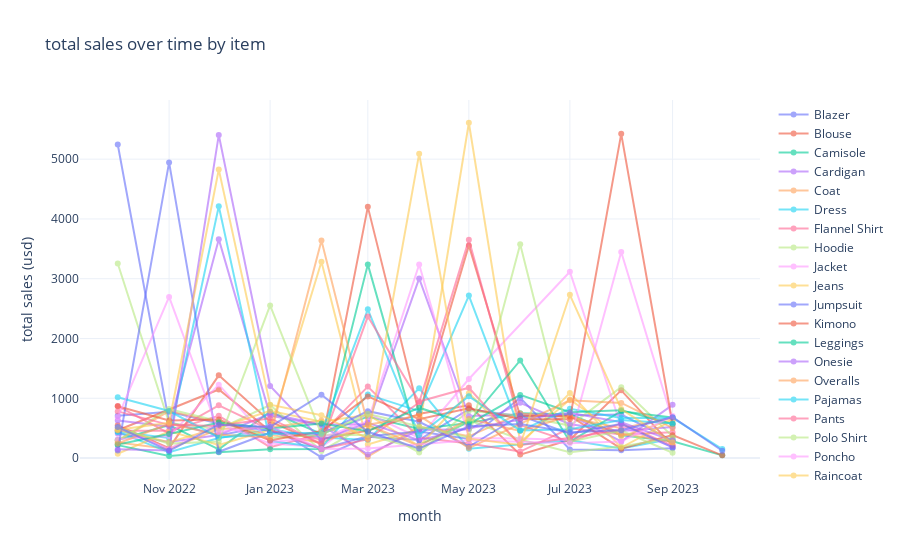

Notebook code for this chart:
### Markdown cell above
### Time Series for All Items

### Code cell
# convert date to monthly period and group sales data by item and month
df['month'] = pd.to_datetime(df['date']).dt.to_period("M")
ts_sales = df.groupby(['item', 'month']).agg(
    Total_Sales=('amount_usd', 'sum')
).reset_index()

# convert period back to timestamp for plotting
ts_sales['month'] = ts_sales['month'].dt.to_timestamp()

# initialize plotly figure
fig = go.Figure()

# add a line for each item
for item in ts_sales['item'].unique():
    item_data = ts_sales[ts_sales['item'] == item]
    fig.add_trace(go.Scatter(
        x=item_data['month'],
        y=item_data['Total_Sales'],
        mode='lines+markers',
        name=item,
        hoverinfo='text',
        text=[f"item: {item}<br>sales: ${val}" for val in item_data['Total_Sales']],
        line=dict(width=2),
        opacity=0.6
    ))

# update layout and formatting
fig.update_layout(
    title="total sales over time by item",
    xaxis_title="month",
    yaxis_title="total sales (usd)",
    hovermode='x unified',
    template='plotly_white',
    height=500
)

# show the interactive plot
fig.show()

### Figure 1 — Plotly figure (JSON) as saved in the notebook; plotly's stock layout.template omitted (floating-point values rounded to 4 significant figures)
{"data": [{"hoverinfo": "text", "line": {"width": 2}, "mode": "lines+markers", "name": "Blazer", "opacity": 0.6, "text": ["item: Blazer<br>sales: $5246.0", "item: Blazer<br>sales: $599.0", "item: Blazer<br>sales: $378.0", "item: Blazer<br>sales: $549.0", "item: Blazer<br>sales: $14.0", "item: Blazer<br>sales: $358.0", "item: Blazer<br>sales: $304.0", "item: Blazer<br>sales: $817.0", "item: Blazer<br>sales: $701.0", "item: Blazer<br>sales: $727.0", "item: Blazer<br>sales: $292.0"], "type": "scatter", "x": ["2022-10-01T00:00:00", "2022-11-01T00:00:00", "2022-12-01T00:00:00", "2023-01-01T00:00:00", "2023-02-01T00:00:00", "2023-03-01T00:00:00", "2023-04-01T00:00:00", "2023-05-01T00:00:00", "2023-06-01T00:00:00", "2023-08-01T00:00:00", "2023-09-01T00:00:00"], "y": [5246, 599, 378, 549, 14, 358, 304, 817, 701, 727, 292]}, {"hoverinfo": "text", "line": {"width": 2}, "mode": "lines+markers", "name": "Blouse", "opacity": 0.6, "text": ["item: Blouse<br>sales: $548.0", "item: Blouse<br>sales: $166.0", "item: Blouse<br>sales: $1384.0", "item: Blouse<br>sales: $614.0", "item: Blouse<br>sales: $229.0", "item: Blouse<br>sales: $4202.0", "item: Blouse<br>sales: $740.0", "item: Blouse<br>sales: $884.0", "item: Blouse<br>sales: $58.0", "item: Blouse<br>sales: $306.0", "item: Blouse<br>sales: $1133.0", "item: Blouse<br>sales: $208.0"], "type": "scatter", "x": ["2022-10-01T00:00:00", "2022-11-01T00:00:00", "2022-12-01T00:00:00", "2023-01-01T00:00:00", "2023-02-01T00:00:00", "2023-03-01T00:00:00", "2023-04-01T00:00:00", "2023-05-01T00:00:00", "2023-06-01T00:00:00", "2023-07-01T00:00:00", "2023-08-01T00:00:00", "2023-09-01T00:00:00"], "y": [548, 166, 1384, 614, 229, 4202, 740, 884, 58, 306, 1133, 208]}, {"hoverinfo": "text", "line": {"width": 2}, "mode": "lines+markers", "name": "Camisole", "opacity": 0.6, "text": ["item: Camisole<br>sales: $302.0", "item: Camisole<br>sales: $553.0", "item: Camisole<br>sales: $145.0", "item: Camisole<br>sales: $775.0", "item: Camisole<br>sales: $403.0", "item: Camisole<br>sales: $695.0", "item: Camisole<br>sales: $485.0", "item: Camisole<br>sales: $585.0", "item: Camisole<br>sales: $749.0", "item: Camisole<br>sales: $735.0", "item: Camisole<br>sales: $380.0", "item: Camisole<br>sales: $283.0", "item: Camisole<br>sales: $46.0"], "type": "scatter", "x": ["2022-10-01T00:00:00", "2022-11-01T00:00:00", "2022-12-01T00:00:00", "2023-01-01T00:00:00", "2023-02-01T00:00:00", "2023-03-01T00:00:00", "2023-04-01T00:00:00", "2023-05-01T00:00:00", "2023-06-01T00:00:00", "2023-07-01T00:00:00", "2023-08-01T00:00:00", "2023-09-01T00:00:00", "2023-10-01T00:00:00"], "y": [302, 553, 145, 775, 403, 695, 485, 585, 749, 735, 380, 283, 46]}, {"hoverinfo": "text", "line": {"width": 2}, "mode": "lines+markers", "name": "Cardigan", "opacity": 0.6, "text": ["item: Cardigan<br>sales: $413.0", "item: Cardigan<br>sales: $270.0", "item: Cardigan<br>sales: $387.0", "item: Cardigan<br>sales: $741.0", "item: Cardigan<br>sales: $562.0", "item: Cardigan<br>sales: $566.0", "item: Cardigan<br>sales: $3005.0", "item: Cardigan<br>sales: $704.0", "item: Cardigan<br>sales: $731.0", "item: Cardigan<br>sales: $722.0", "item: Cardigan<br>sales: $278.0", "item: Cardigan<br>sales: $891.0"], "type": "scatter", "x": ["2022-10-01T00:00:00", "2022-11-01T00:00:00", "2022-12-01T00:00:00", "2023-01-01T00:00:00", "2023-02-01T00:00:00", "2023-03-01T00:00:00", "2023-04-01T00:00:00", "2023-05-01T00:00:00", "2023-06-01T00:00:00", "2023-07-01T00:00:00", "2023-08-01T00:00:00", "2023-09-01T00:00:00"], "y": [413, 270, 387, 741, 562, 566, 3005, 704, 731, 722, 278, 891]}, {"hoverinfo": "text", "line": {"width": 2}, "mode": "lines+markers", "name": "Coat", "opacity": 0.6, "text": ["item: Coat<br>sales: $262.0", "item: Coat<br>sales: $154.0", "item: Coat<br>sales: $486.0", "item: Coat<br>sales: $515.0", "item: Coat<br>sales: $627.0", "item: Coat<br>sales: $24.0", "item: Coat<br>sales: $528.0", "item: Coat<br>sales: $364.0", "item: Coat<br>sales: $744.0", "item: Coat<br>sales: $678.0", "item: Coat<br>sales: $501.0", "item: Coat<br>sales: $671.0"], "type": "scatter", "x": ["2022-10-01T00:00:00", "2022-11-01T00:00:00", "2022-12-01T00:00:00", "2023-01-01T00:00:00", "2023-02-01T00:00:00", "2023-03-01T00:00:00", "2023-04-01T00:00:00", "2023-05-01T00:00:00", "2023-06-01T00:00:00", "2023-07-01T00:00:00", "2023-08-01T00:00:00", "2023-09-01T00:00:00"], "y": [262, 154, 486, 515, 627, 24, 528, 364, 744, 678, 501, 671]}, {"hoverinfo": "text", "line": {"width": 2}, "mode": "lines+markers", "name": "Dress", "opacity": 0.6, "text": ["item: Dress<br>sales: $438.0", "item: Dress<br>sales: $98.0", "item: Dress<br>sales: $335.0", "item: Dress<br>sales: $484.0", "item: Dress<br>sales: $346.0", "item: Dress<br>sales: $301.0", "item: Dress<br>sales: $1167.0", "item: Dress<br>sales: $156.0", "item: Dress<br>sales: $298.0", "item: Dress<br>sales: $159.0", "item: Dress<br>sales: $325.0"], "type": "scatter", "x": ["2022-10-01T00:00:00", "2022-11-01T00:00:00", "2022-12-01T00:00:00", "2023-01-01T00:00:00", "2023-02-01T00:00:00", "2023-03-01T00:00:00", "2023-04-01T00:00:00", "2023-05-01T00:00:00", "2023-07-01T00:00:00", "2023-08-01T00:00:00", "2023-09-01T00:00:00"], "y": [438, 98, 335, 484, 346, 301, 1167, 156, 298, 159, 325]}, {"hoverinfo": "text", "line": {"width": 2}, "mode": "lines+markers", "name": "Flannel Shirt", "opacity": 0.6, "text": ["item: Flannel Shirt<br>sales: $457.0", "item: Flannel Shirt<br>sales: $458.0", "item: Flannel Shirt<br>sales: $707.0", "item: Flannel Shirt<br>sales: $183.0", "item: Flannel Shirt<br>sales: $405.0", "item: Flannel Shirt<br>sales: $1196.0", "item: Flannel Shirt<br>sales: $343.0", "item: Flannel Shirt<br>sales: $244.0", "item: Flannel Shirt<br>sales: $109.0", "item: Flannel Shirt<br>sales: $497.0", "item: Flannel Shirt<br>sales: $394.0", "item: Flannel Shirt<br>sales: $433.0"], "type": "scatter", "x": ["2022-10-01T00:00:00", "2022-11-01T00:00:00", "2022-12-01T00:00:00", "2023-01-01T00:00:00", "2023-02-01T00:00:00", "2023-03-01T00:00:00", "2023-04-01T00:00:00", "2023-05-01T00:00:00", "2023-06-01T00:00:00", "2023-07-01T00:00:00", "2023-08-01T00:00:00", "2023-09-01T00:00:00"], "y": [457, 458, 707, 183, 405, 1196, 343, 244, 109, 497, 394, 433]}, {"hoverinfo": "text", "line": {"width": 2}, "mode": "lines+markers", "name": "Hoodie", "opacity": 0.6, "text": ["item: Hoodie<br>sales: $3255.0", "item: Hoodie<br>sales: $588.0", "item: Hoodie<br>sales: $482.0", "item: Hoodie<br>sales: $887.0", "item: Hoodie<br>sales: $119.0", "item: Hoodie<br>sales: $562.0", "item: Hoodie<br>sales: $94.0", "item: Hoodie<br>sales: $791.0", "item: Hoodie<br>sales: $708.0", "item: Hoodie<br>sales: $544.0", "item: Hoodie<br>sales: $1186.0", "item: Hoodie<br>sales: $363.0"], "type": "scatter", "x": ["2022-10-01T00:00:00", "2022-11-01T00:00:00", "2022-12-01T00:00:00", "2023-01-01T00:00:00", "2023-02-01T00:00:00", "2023-03-01T00:00:00", "2023-04-01T00:00:00", "2023-05-01T00:00:00", "2023-06-01T00:00:00", "2023-07-01T00:00:00", "2023-08-01T00:00:00", "2023-09-01T00:00:00"], "y": [3255, 588, 482, 887, 119, 562, 94, 791, 708, 544, 1186, 363]}, {"hoverinfo": "text", "line": {"width": 2}, "mode": "lines+markers", "name": "Jacket", "opacity": 0.6, "text": ["item: Jacket<br>sales: $499.0", "item: Jacket<br>sales: $152.0", "item: Jacket<br>sales: $583.0", "item: Jacket<br>sales: $243.0", "item: Jacket<br>sales: $185.0", "item: Jacket<br>sales: $747.0", "item: Jacket<br>sales: $336.0", "item: Jacket<br>sales: $1323.0", "item: Jacket<br>sales: $3117.0", "item: Jacket<br>sales: $528.0", "item: Jacket<br>sales: $186.0"], "type": "scatter", "x": ["2022-10-01T00:00:00", "2022-11-01T00:00:00", "2022-12-01T00:00:00", "2023-01-01T00:00:00", "2023-02-01T00:00:00", "2023-03-01T00:00:00", "2023-04-01T00:00:00", "2023-05-01T00:00:00", "2023-07-01T00:00:00", "2023-08-01T00:00:00", "2023-09-01T00:00:00"], "y": [499, 152, 583, 243, 185, 747, 336, 1323, 3117, 528, 186]}, {"hoverinfo": "text", "line": {"width": 2}, "mode": "lines+markers", "name": "Jeans", "opacity": 0.6, "text": ["item: Jeans<br>sales: $72.0", "item: Jeans<br>sales: $449.0", "item: Jeans<br>sales: $218.0", "item: Jeans<br>sales: $476.0", "item: Jeans<br>sales: $3283.0", "item: Jeans<br>sales: $226.0", "item: Jeans<br>sales: $482.0", "item: Jeans<br>sales: $5609.0", "item: Jeans<br>sales: $265.0", "item: Jeans<br>sales: $981.0", "item: Jeans<br>sales: $363.0", "item: Jeans<br>sales: $644.0"], "type": "scatter", "x": ["2022-10-01T00:00:00", "2022-11-01T00:00:00", "2022-12-01T00:00:00", "2023-01-01T00:00:00", "2023-02-01T00:00:00", "2023-03-01T00:00:00", "2023-04-01T00:00:00", "2023-05-01T00:00:00", "2023-06-01T00:00:00", "2023-07-01T00:00:00", "2023-08-01T00:00:00", "2023-09-01T00:00:00"], "y": [72, 449, 218, 476, 3283, 226, 482, 5609, 265, 981, 363, 644]}, {"hoverinfo": "text", "line": {"width": 2}, "mode": "lines+markers", "name": "Jumpsuit", "opacity": 0.6, "text": ["item: Jumpsuit<br>sales: $709.0", "item: Jumpsuit<br>sales: $776.0", "item: Jumpsuit<br>sales: $578.0", "item: Jumpsuit<br>sales: $455.0", "item: Jumpsuit<br>sales: $154.0", "item: Jumpsuit<br>sales: $367.0", "item: Jumpsuit<br>sales: $443.0", "item: Jumpsuit<br>sales: $320.0", "item: Jumpsuit<br>sales: $1009.0", "item: Jumpsuit<br>sales: $144.0", "item: Jumpsuit<br>sales: $133.0", "item: Jumpsuit<br>sales: $166.0"], "type": "scatter", "x": ["2022-10-01T00:00:00", "2022-11-01T00:00:00", "2022-12-01T00:00:00", "2023-01-01T00:00:00", "2023-02-01T00:00:00", "2023-03-01T00:00:00", "2023-04-01T00:00:00", "2023-05-01T00:00:00", "2023-06-01T00:00:00", "2023-07-01T00:00:00", "2023-08-01T00:00:00", "2023-09-01T00:00:00"], "y": [709, 776, 578, 455, 154, 367, 443, 320, 1009, 144, 133, 166]}, {"hoverinfo": "text", "line": {"width": 2}, "mode": "lines+markers", "name": "Kimono", "opacity": 0.6, "text": ["item: Kimono<br>sales: $465.0", "item: Kimono<br>sales: $1147.0", "item: Kimono<br>sales: $453.0", "item: Kimono<br>sales: $316.0", "item: Kimono<br>sales: $460.0", "item: Kimono<br>sales: $736.0", "item: Kimono<br>sales: $3557.0", "item: Kimono<br>sales: $703.0", "item: Kimono<br>sales: $705.0", "item: Kimono<br>sales: $158.0", "item: Kimono<br>sales: $384.0", "item: Kimono<br>sales: $46.0"], "type": "scatter", "x": ["2022-10-01T00:00:00", "2022-12-01T00:00:00", "2023-01-01T00:00:00", "2023-02-01T00:00:00", "2023-03-01T00:00:00", "2023-04-01T00:00:00", "2023-05-01T00:00:00", "2023-06-01T00:00:00", "2023-07-01T00:00:00", "2023-08-01T00:00:00", "2023-09-01T00:00:00", "2023-10-01T00:00:00"], "y": [465, 1147, 453, 316, 460, 736, 3557, 703, 705, 158, 384, 46]}, {"hoverinfo": "text", "line": {"width": 2}, "mode": "lines+markers", "name": "Leggings", "opacity": 0.6, "text": ["item: Leggings<br>sales: $217.0", "item: Leggings<br>sales: $34.0", "item: Leggings<br>sales: $99.0", "item: Leggings<br>sales: $147.0", "item: Leggings<br>sales: $153.0", "item: Leggings<br>sales: $3240.0", "item: Leggings<br>sales: $221.0", "item: Leggings<br>sales: $603.0", "item: Leggings<br>sales: $1633.0", "item: Leggings<br>sales: $275.0", "item: Leggings<br>sales: $785.0", "item: Leggings<br>sales: $680.0"], "type": "scatter", "x": ["2022-10-01T00:00:00", "2022-11-01T00:00:00", "2022-12-01T00:00:00", "2023-01-01T00:00:00", "2023-02-01T00:00:00", "2023-03-01T00:00:00", "2023-04-01T00:00:00", "2023-05-01T00:00:00", "2023-06-01T00:00:00", "2023-07-01T00:00:00", "2023-08-01T00:00:00", "2023-09-01T00:00:00"], "y": [217, 34, 99, 147, 153, 3240, 221, 603, 1633, 275, 785, 680]}, {"hoverinfo": "text", "line": {"width": 2}, "mode": "lines+markers", "name": "Onesie", "opacity": 0.6, "text": ["item: Onesie<br>sales: $628.0", "item: Onesie<br>sales: $527.0", "item: Onesie<br>sales: $3662.0", "item: Onesie<br>sales: $710.0", "item: Onesie<br>sales: $550.0", "item: Onesie<br>sales: $61.0", "item: Onesie<br>sales: $468.0", "item: Onesie<br>sales: $481.0", "item: Onesie<br>sales: $924.0", "item: Onesie<br>sales: $566.0", "item: Onesie<br>sales: $453.0", "item: Onesie<br>sales: $519.0"], "type": "scatter", "x": ["2022-10-01T00:00:00", "2022-11-01T00:00:00", "2022-12-01T00:00:00", "2023-01-01T00:00:00", "2023-02-01T00:00:00", "2023-03-01T00:00:00", "2023-04-01T00:00:00", "2023-05-01T00:00:00", "2023-06-01T00:00:00", "2023-07-01T00:00:00", "2023-08-01T00:00:00", "2023-09-01T00:00:00"], "y": [628, 527, 3662, 710, 550, 61, 468, 481, 924, 566, 453, 519]}, {"hoverinfo": "text", "line": {"width": 2}, "mode": "lines+markers", "name": "Overalls", "opacity": 0.6, "text": ["item: Overalls<br>sales: $293.0", "item: Overalls<br>sales: $787.0", "item: Overalls<br>sales: $595.0", "item: Overalls<br>sales: $388.0", "item: Overalls<br>sales: $263.0", "item: Overalls<br>sales: $553.0", "item: Overalls<br>sales: $205.0", "item: Overalls<br>sales: $652.0", "item: Overalls<br>sales: $452.0", "item: Overalls<br>sales: $706.0", "item: Overalls<br>sales: $406.0", "item: Overalls<br>sales: $274.0"], "type": "scatter", "x": ["2022-10-01T00:00:00", "2022-11-01T00:00:00", "2022-12-01T00:00:00", "2023-01-01T00:00:00", "2023-02-01T00:00:00", "2023-03-01T00:00:00", "2023-04-01T00:00:00", "2023-05-01T00:00:00", "2023-06-01T00:00:00", "2023-07-01T00:00:00", "2023-08-01T00:00:00", "2023-09-01T00:00:00"], "y": [293, 787, 595, 388, 263, 553, 205, 652, 452, 706, 406, 274]}, {"hoverinfo": "text", "line": {"width": 2}, "mode": "lines+markers", "name": "Pajamas", "opacity": 0.6, "text": ["item: Pajamas<br>sales: $442.0", "item: Pajamas<br>sales: $336.0", "item: Pajamas<br>sales: $4211.0", "item: Pajamas<br>sales: $286.0", "item: Pajamas<br>sales: $179.0", "item: Pajamas<br>sales: $1062.0", "item: Pajamas<br>sales: $786.0", "item: Pajamas<br>sales: $2719.0", "item: Pajamas<br>sales: $460.0", "item: Pajamas<br>sales: $824.0", "item: Pajamas<br>sales: $669.0", "item: Pajamas<br>sales: $673.0", "item: Pajamas<br>sales: $151.0"], "type": "scatter", "x": ["2022-10-01T00:00:00", "2022-11-01T00:00:00", "2022-12-01T00:00:00", "2023-01-01T00:00:00", "2023-02-01T00:00:00", "2023-03-01T00:00:00", "2023-04-01T00:00:00", "2023-05-01T00:00:00", "2023-06-01T00:00:00", "2023-07-01T00:00:00", "2023-08-01T00:00:00", "2023-09-01T00:00:00", "2023-10-01T00:00:00"], "y": [442, 336, 4211, 286, 179, 1062, 786, 2719, 460, 824, 669, 673, 151]}, {"hoverinfo": "text", "line": {"width": 2}, "mode": "lines+markers", "name": "Pants", "opacity": 0.6, "text": ["item: Pants<br>sales: $870.0", "item: Pants<br>sales: $412.0", "item: Pants<br>sales: $882.0", "item: Pants<br>sales: $473.0", "item: Pants<br>sales: $153.0", "item: Pants<br>sales: $313.0", "item: Pants<br>sales: $930.0", "item: Pants<br>sales: $3650.0", "item: Pants<br>sales: $552.0", "item: Pants<br>sales: $275.0", "item: Pants<br>sales: $576.0", "item: Pants<br>sales: $209.0"], "type": "scatter", "x": ["2022-10-01T00:00:00", "2022-11-01T00:00:00", "2022-12-01T00:00:00", "2023-01-01T00:00:00", "2023-02-01T00:00:00", "2023-03-01T00:00:00", "2023-04-01T00:00:00", "2023-05-01T00:00:00", "2023-06-01T00:00:00", "2023-07-01T00:00:00", "2023-08-01T00:00:00", "2023-09-01T00:00:00"], "y": [870, 412, 882, 473, 153, 313, 930, 3650, 552, 275, 576, 209]}, {"hoverinfo": "text", "line": {"width": 2}, "mode": "lines+markers", "name": "Polo Shirt", "opacity": 0.6, "text": ["item: Polo Shirt<br>sales: $292.0", "item: Polo Shirt<br>sales: $819.0", "item: Polo Shirt<br>sales: $617.0", "item: Polo Shirt<br>sales: $335.0", "item: Polo Shirt<br>sales: $392.0", "item: Polo Shirt<br>sales: $386.0", "item: Polo Shirt<br>sales: $149.0", "item: Polo Shirt<br>sales: $630.0", "item: Polo Shirt<br>sales: $311.0", "item: Polo Shirt<br>sales: $98.0", "item: Polo Shirt<br>sales: $192.0", "item: Polo Shirt<br>sales: $335.0"], "type": "scatter", "x": ["2022-10-01T00:00:00", "2022-11-01T00:00:00", "2022-12-01T00:00:00", "2023-01-01T00:00:00", "2023-02-01T00:00:00", "2023-03-01T00:00:00", "2023-04-01T00:00:00", "2023-05-01T00:00:00", "2023-06-01T00:00:00", "2023-07-01T00:00:00", "2023-08-01T00:00:00", "2023-09-01T00:00:00"], "y": [292, 819, 617, 335, 392, 386, 149, 630, 311, 98, 192, 335]}, {"hoverinfo": "text", "line": {"width": 2}, "mode": "lines+markers", "name": "Poncho", "opacity": 0.6, "text": ["item: Poncho<br>sales: $317.0", "item: Poncho<br>sales: $368.0", "item: Poncho<br>sales: $1228.0", "item: Poncho<br>sales: $270.0", "item: Poncho<br>sales: $339.0", "item: Poncho<br>sales: $617.0", "item: Poncho<br>sales: $3238.0", "item: Poncho<br>sales: $336.0", "item: Poncho<br>sales: $326.0", "item: Poncho<br>sales: $304.0", "item: Poncho<br>sales: $3448.0", "item: Poncho<br>sales: $631.0"], "type": "scatter", "x": ["2022-10-01T00:00:00", "2022-11-01T00:00:00", "2022-12-01T00:00:00", "2023-01-01T00:00:00", "2023-02-01T00:00:00", "2023-03-01T00:00:00", "2023-04-01T00:00:00", "2023-05-01T00:00:00", "2023-06-01T00:00:00", "2023-07-01T00:00:00", "2023-08-01T00:00:00", "2023-09-01T00:00:00"], "y": [317, 368, 1228, 270, 339, 617, 3238, 336, 326, 304, 3448, 631]}, {"hoverinfo": "text", "line": {"width": 2}, "mode": "lines+markers", "name": "Raincoat", "opacity": 0.6, "text": ["item: Raincoat<br>sales: $470.0", "item: Raincoat<br>sales: $267.0", "item: Raincoat<br>sales: $507.0", "item: Raincoat<br>sales: $790.0", "item: Raincoat<br>sales: $607.0", "item: Raincoat<br>sales: $725.0", "item: Raincoat<br>sales: $199.0", "item: Raincoat<br>sales: $1085.0", "item: Raincoat<br>sales: $228.0", "item: Raincoat<br>sales: $1090.0", "item: Raincoat<br>sales: $176.0", "item: Raincoat<br>sales: $633.0"], "type": "scatter", "x": ["2022-10-01T00:00:00", "2022-11-01T00:00:00", "2022-12-01T00:00:00", "2023-01-01T00:00:00", "2023-02-01T00:00:00", "2023-03-01T00:00:00", "2023-04-01T00:00:00", "2023-05-01T00:00:00", "2023-06-01T00:00:00", "2023-07-01T00:00:00", "2023-08-01T00:00:00", "2023-09-01T00:00:00"], "y": [470, 267, 507, 790, 607, 725, 199, 1085, 228, 1090, 176, 633]}, {"hoverinfo": "text", "line": {"width": 2}, "mode": "lines+markers", "name": "Romper", "opacity": 0.6, "text": ["item: Romper<br>sales: $127.0", "item: Romper<br>sales: $4946.0", "item: Romper<br>sales: $105.0", "item: Romper<br>sales: $426.0", "item: Romper<br>sales: $403.0", "item: Romper<br>sales: $785.0", "item: Romper<br>sales: $608.0", "item: Romper<br>sales: $190.0", "item: Romper<br>sales: $712.0", "item: Romper<br>sales: $409.0", "item: Romper<br>sales: $572.0", "item: Romper<br>sales: $178.0"], "type": "scatter", "x": ["2022-10-01T00:00:00", "2022-11-01T00:00:00", "2022-12-01T00:00:00", "2023-01-01T00:00:00", "2023-02-01T00:00:00", "2023-03-01T00:00:00", "2023-04-01T00:00:00", "2023-05-01T00:00:00", "2023-06-01T00:00:00", "2023-07-01T00:00:00", "2023-08-01T00:00:00", "2023-09-01T00:00:00"], "y": [127, 4946, 105, 426, 403, 785, 608, 190, 712, 409, 572, 178]}, {"hoverinfo": "text", "line": {"width": 2}, "mode": "lines+markers", "name": "Shorts", "opacity": 0.6, "text": ["item: Shorts<br>sales: $867.0", "item: Shorts<br>sales: $630.0", "item: Shorts<br>sales: $644.0", "item: Shorts<br>sales: $294.0", "item: Shorts<br>sales: $452.0", "item: Shorts<br>sales: $1031.0", "item: Shorts<br>sales: $649.0", "item: Shorts<br>sales: $835.0", "item: Shorts<br>sales: $655.0", "item: Shorts<br>sales: $651.0", "item: Shorts<br>sales: $5424.0", "item: Shorts<br>sales: $570.0"], "type": "scatter", "x": ["2022-10-01T00:00:00", "2022-11-01T00:00:00", "2022-12-01T00:00:00", "2023-01-01T00:00:00", "2023-02-01T00:00:00", "2023-03-01T00:00:00", "2023-04-01T00:00:00", "2023-05-01T00:00:00", "2023-06-01T00:00:00", "2023-07-01T00:00:00", "2023-08-01T00:00:00", "2023-09-01T00:00:00"], "y": [867, 630, 644, 294, 452, 1031, 649, 835, 655, 651, 5424, 570]}, {"hoverinfo": "text", "line": {"width": 2}, "mode": "lines+markers", "name": "Skirt", "opacity": 0.6, "text": ["item: Skirt<br>sales: $228.0", "item: Skirt<br>sales: $402.0", "item: Skirt<br>sales: $596.0", "item: Skirt<br>sales: $495.0", "item: Skirt<br>sales: $578.0", "item: Skirt<br>sales: $449.0", "item: Skirt<br>sales: $843.0", "item: Skirt<br>sales: $568.0", "item: Skirt<br>sales: $1057.0", "item: Skirt<br>sales: $768.0", "item: Skirt<br>sales: $802.0", "item: Skirt<br>sales: $571.0"], "type": "scatter", "x": ["2022-10-01T00:00:00", "2022-11-01T00:00:00", "2022-12-01T00:00:00", "2023-01-01T00:00:00", "2023-02-01T00:00:00", "2023-03-01T00:00:00", "2023-04-01T00:00:00", "2023-05-01T00:00:00", "2023-06-01T00:00:00", "2023-07-01T00:00:00", "2023-08-01T00:00:00", "2023-09-01T00:00:00"], "y": [228, 402, 596, 495, 578, 449, 843, 568, 1057, 768, 802, 571]}, {"hoverinfo": "text", "line": {"width": 2}, "mode": "lines+markers", "name": "Sweater", "opacity": 0.6, "text": ["item: Sweater<br>sales: $147.0", "item: Sweater<br>sales: $128.0", "item: Sweater<br>sales: $5405.0", "item: Sweater<br>sales: $1207.0", "item: Sweater<br>sales: $300.0", "item: Sweater<br>sales: $592.0", "item: Sweater<br>sales: $300.0", "item: Sweater<br>sales: $497.0", "item: Sweater<br>sales: $642.0", "item: Sweater<br>sales: $759.0", "item: Sweater<br>sales: $600.0", "item: Sweater<br>sales: $293.0"], "type": "scatter", "x": ["2022-10-01T00:00:00", "2022-11-01T00:00:00", "2022-12-01T00:00:00", "2023-01-01T00:00:00", "2023-02-01T00:00:00", "2023-03-01T00:00:00", "2023-04-01T00:00:00", "2023-05-01T00:00:00", "2023-06-01T00:00:00", "2023-07-01T00:00:00", "2023-08-01T00:00:00", "2023-09-01T00:00:00"], "y": [147, 128, 5405, 1207, 300, 592, 300, 497, 642, 759, 600, 293]}, {"hoverinfo": "text", "line": {"width": 2}, "mode": "lines+markers", "name": "Swimsuit", "opacity": 0.6, "text": ["item: Swimsuit<br>sales: $244.0", "item: Swimsuit<br>sales: $572.0", "item: Swimsuit<br>sales: $392.0", "item: Swimsuit<br>sales: $350.0", "item: Swimsuit<br>sales: $3640.0", "item: Swimsuit<br>sales: $556.0", "item: Swimsuit<br>sales: $711.0", "item: Swimsuit<br>sales: $167.0", "item: Swimsuit<br>sales: $967.0", "item: Swimsuit<br>sales: $923.0", "item: Swimsuit<br>sales: $504.0"], "type": "scatter", "x": ["2022-10-01T00:00:00", "2022-11-01T00:00:00", "2022-12-01T00:00:00", "2023-01-01T00:00:00", "2023-02-01T00:00:00", "2023-03-01T00:00:00", "2023-04-01T00:00:00", "2023-05-01T00:00:00", "2023-07-01T00:00:00", "2023-08-01T00:00:00", "2023-09-01T00:00:00"], "y": [244, 572, 392, 350, 3640, 556, 711, 167, 967, 923, 504]}, {"hoverinfo": "text", "line": {"width": 2}, "mode": "lines+markers", "name": "T-shirt", "opacity": 0.6, "text": ["item: T-shirt<br>sales: $1017.0", "item: T-shirt<br>sales: $787.0", "item: T-shirt<br>sales: $345.0", "item: T-shirt<br>sales: $402.0", "item: T-shirt<br>sales: $425.0", "item: T-shirt<br>sales: $2488.0", "item: T-shirt<br>sales: $385.0", "item: T-shirt<br>sales: $1033.0", "item: T-shirt<br>sales: $463.0", "item: T-shirt<br>sales: $483.0", "item: T-shirt<br>sales: $636.0", "item: T-shirt<br>sales: $579.0"], "type": "scatter", "x": ["2022-10-01T00:00:00", "2022-11-01T00:00:00", "2022-12-01T00:00:00", "2023-01-01T00:00:00", "2023-02-01T00:00:00", "2023-03-01T00:00:00", "2023-04-01T00:00:00", "2023-05-01T00:00:00", "2023-06-01T00:00:00", "2023-07-01T00:00:00", "2023-08-01T00:00:00", "2023-09-01T00:00:00"], "y": [1017, 787, 345, 402, 425, 2488, 385, 1033, 463, 483, 636, 579]}, {"hoverinfo": "text", "line": {"width": 2}, "mode": "lines+markers", "name": "Tank Top", "opacity": 0.6, "text": ["item: Tank Top<br>sales: $781.0", "item: Tank Top<br>sales: $556.0", "item: Tank Top<br>sales: $537.0", "item: Tank Top<br>sales: $667.0", "item: Tank Top<br>sales: $235.0", "item: Tank Top<br>sales: $2370.0", "item: Tank Top<br>sales: $947.0", "item: Tank Top<br>sales: $1177.0", "item: Tank Top<br>sales: $216.0", "item: Tank Top<br>sales: $341.0", "item: Tank Top<br>sales: $469.0"], "type": "scatter", "x": ["2022-10-01T00:00:00", "2022-11-01T00:00:00", "2022-12-01T00:00:00", "2023-01-01T00:00:00", "2023-02-01T00:00:00", "2023-03-01T00:00:00", "2023-04-01T00:00:00", "2023-05-01T00:00:00", "2023-06-01T00:00:00", "2023-07-01T00:00:00", "2023-08-01T00:00:00"], "y": [781, 556, 537, 667, 235, 2370, 947, 1177, 216, 341, 469]}, {"hoverinfo": "text", "line": {"width": 2}, "mode": "lines+markers", "name": "Trench Coat", "opacity": 0.6, "text": ["item: Trench Coat<br>sales: $509.0", "item: Trench Coat<br>sales: $242.0", "item: Trench Coat<br>sales: $277.0", "item: Trench Coat<br>sales: $2553.0", "item: Trench Coat<br>sales: $397.0", "item: Trench Coat<br>sales: $742.0", "item: Trench Coat<br>sales: $529.0", "item: Trench Coat<br>sales: $343.0", "item: Trench Coat<br>sales: $3577.0", "item: Trench Coat<br>sales: $272.0", "item: Trench Coat<br>sales: $461.0", "item: Trench Coat<br>sales: $90.0"], "type": "scatter", "x": ["2022-10-01T00:00:00", "2022-11-01T00:00:00", "2022-12-01T00:00:00", "2023-01-01T00:00:00", "2023-02-01T00:00:00", "2023-03-01T00:00:00", "2023-04-01T00:00:00", "2023-05-01T00:00:00", "2023-06-01T00:00:00", "2023-07-01T00:00:00", "2023-08-01T00:00:00", "2023-09-01T00:00:00"], "y": [509, 242, 277, 2553, 397, 742, 529, 343, 3577, 272, 461, 90]}, {"hoverinfo": "text", "line": {"width": 2}, "mode": "lines+markers", "name": "Trousers", "opacity": 0.6, "text": ["item: Trousers<br>sales: $681.0", "item: Trousers<br>sales: $2696.0", "item: Trousers<br>sales: $440.0", "item: Trousers<br>sales: $534.0", "item: Trousers<br>sales: $152.0", "item: Trousers<br>sales: $161.0", "item: Trousers<br>sales: $297.0", "item: Trousers<br>sales: $271.0", "item: Trousers<br>sales: $247.0", "item: Trousers<br>sales: $277.0", "item: Trousers<br>sales: $702.0"], "type": "scatter", "x": ["2022-10-01T00:00:00", "2022-11-01T00:00:00", "2022-12-01T00:00:00", "2023-01-01T00:00:00", "2023-02-01T00:00:00", "2023-03-01T00:00:00", "2023-05-01T00:00:00", "2023-06-01T00:00:00", "2023-07-01T00:00:00", "2023-08-01T00:00:00", "2023-09-01T00:00:00"], "y": [681, 2696, 440, 534, 152, 161, 297, 271, 247, 277, 702]}, {"hoverinfo": "text", "line": {"width": 2}, "mode": "lines+markers", "name": "Tunic", "opacity": 0.6, "text": ["item: Tunic<br>sales: $475.0", "item: Tunic<br>sales: $590.0", "item: Tunic<br>sales: $4826.0", "item: Tunic<br>sales: $893.0", "item: Tunic<br>sales: $718.0", "item: Tunic<br>sales: $325.0", "item: Tunic<br>sales: $5092.0", "item: Tunic<br>sales: $325.0", "item: Tunic<br>sales: $221.0", "item: Tunic<br>sales: $2731.0", "item: Tunic<br>sales: $819.0", "item: Tunic<br>sales: $260.0"], "type": "scatter", "x": ["2022-10-01T00:00:00", "2022-11-01T00:00:00", "2022-12-01T00:00:00", "2023-01-01T00:00:00", "2023-02-01T00:00:00", "2023-03-01T00:00:00", "2023-04-01T00:00:00", "2023-05-01T00:00:00", "2023-06-01T00:00:00", "2023-07-01T00:00:00", "2023-08-01T00:00:00", "2023-09-01T00:00:00"], "y": [475, 590, 4826, 893, 718, 325, 5092, 325, 221, 2731, 819, 260]}, {"hoverinfo": "text", "line": {"width": 2}, "mode": "lines+markers", "name": "Vest", "opacity": 0.6, "text": ["item: Vest<br>sales: $520.0", "item: Vest<br>sales: $121.0", "item: Vest<br>sales: $559.0", "item: Vest<br>sales: $521.0", "item: Vest<br>sales: $1060.0", "item: Vest<br>sales: $440.0", "item: Vest<br>sales: $162.0", "item: Vest<br>sales: $533.0", "item: Vest<br>sales: $569.0", "item: Vest<br>sales: $433.0", "item: Vest<br>sales: $466.0", "item: Vest<br>sales: $684.0", "item: Vest<br>sales: $122.0"], "type": "scatter", "x": ["2022-10-01T00:00:00", "2022-11-01T00:00:00", "2022-12-01T00:00:00", "2023-01-01T00:00:00", "2023-02-01T00:00:00", "2023-03-01T00:00:00", "2023-04-01T00:00:00", "2023-05-01T00:00:00", "2023-06-01T00:00:00", "2023-07-01T00:00:00", "2023-08-01T00:00:00", "2023-09-01T00:00:00", "2023-10-01T00:00:00"], "y": [520, 121, 559, 521, 1060, 440, 162, 533, 569, 433, 466, 684, 122]}], "layout": {"autosize": true, "hovermode": "x unified", "title": {"text": "total sales over time by item"}, "xaxis": {"autorange": true, "range": ["2022-09-08 18:22:33.2999", "2023-10-23 05:37:26.7001"], "title": {"text": "month"}, "type": "date"}, "yaxis": {"autorange": true, "range": [-379.9, 6003.0], "title": {"text": "total sales (usd)"}, "type": "linear"}}}
